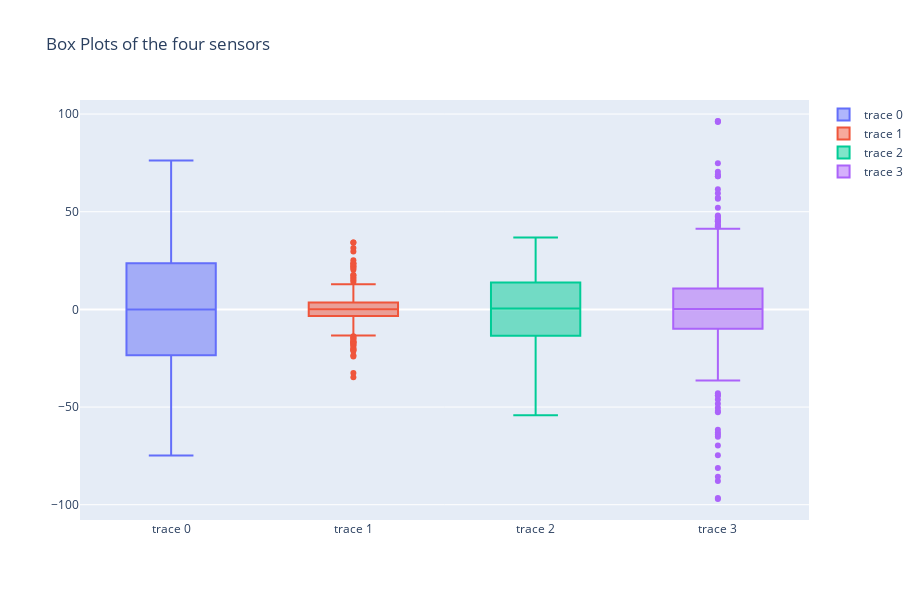

Notebook cell for this chart:
### Code cell
plot_boxplot(sensors_data_clean, first_instance_index)

### Figure 1 — Plotly figure (JSON) as saved in the notebook; plotly's stock layout.template omitted (floating-point values rounded to 4 significant figures; data arrays with more than 128 entries replaced by an {"elided": "..."} marker saying what was removed)
{"data": [{"boxpoints": "outliers", "type": "box", "y": {"elided": "1738 float values"}}, {"boxpoints": "outliers", "type": "box", "y": {"elided": "1738 float values"}}, {"boxpoints": "outliers", "type": "box", "y": {"elided": "1738 float values"}}, {"boxpoints": "outliers", "type": "box", "y": {"elided": "1738 float values"}}], "layout": {"height": 600, "title": {"text": "Box Plots of the four sensors"}, "width": 920}}
